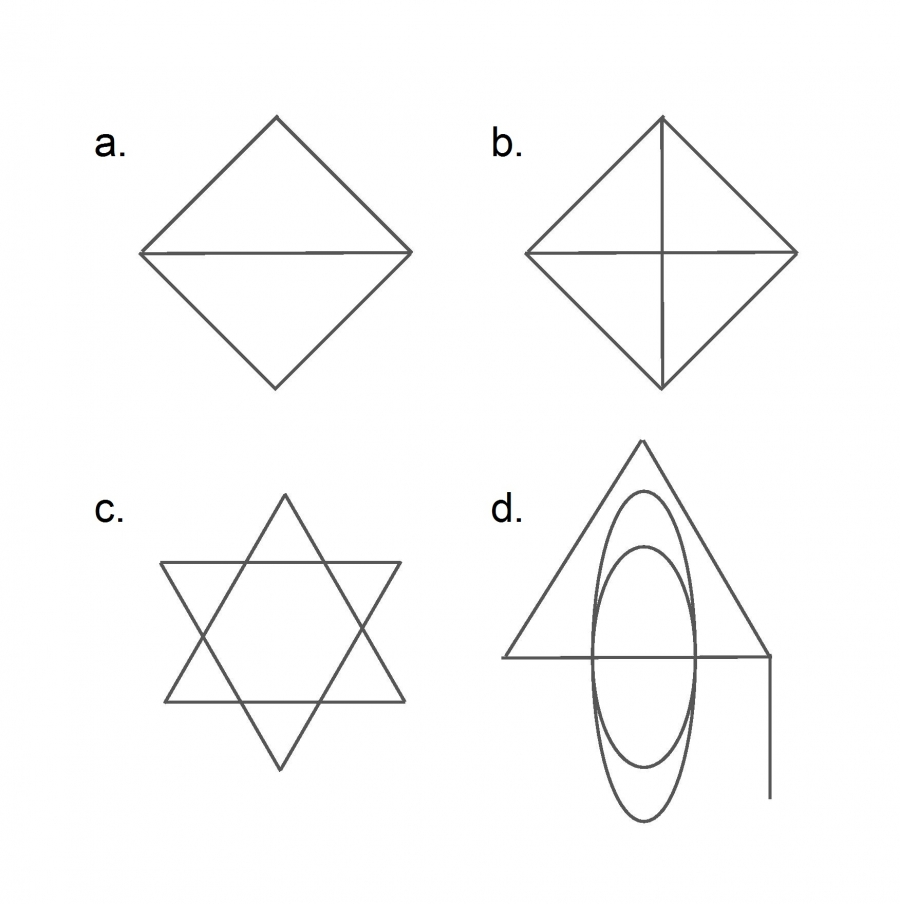
#> input picture Images/konigsproblem.jpeg, 900 x 904 px
$ jupyter execute --allow-errors Assignment1.ipynb   (shell and % lines are left out)
#> lines starting #> are read from the running program, lines starting #| are printed output that depends on the picture
#### Link to Github repository:
https://github.com/almafaz/CSSAssignments

# Computational Social Science 2022 - Assignment 1
#### by Alma Fazlagic (s194271), Natasha Norsker (s194270) & Simone von Mehren (s190739)

# Part 1: Datasets for Computational Social Science

_Ten characteristics of Big Data._ Consider the dataset you have collected in Week 1, and think of the *10 characteristics of Big Data* from the book [Bit by Bit section 2.3](https://www.bitbybitbook.com/en/1st-ed/observing-behavior/characteristics/).
> * **Big**. How large is this data (approximately)? Could you collect the same amount of information via surveys?
> * **Always-on**. Can you keep collecting data over time?
> * **Non-reactive**. Is the dataset non-reactive?
> * **Incomplete**. Do you think the dataset captures entirely the unfolding of events leading to the GME stock rise in price?
> * **Inaccessible**. Is the data accessible?
> * **Non-representative**. Do you think that the conclusions we will draw by analyzing this dataset are specific to the GME events? Or could they instead help us understand social phenomena more in general? If yes, which phenomena could you think of? Of not, what are the aspects that make this dataset non-representative?
> * **Drifting**. Is there any source of *drift* in this dataset (within the period observed)?
> * **Algorithmically confounded**. Is the dataset algorithmically confounded? If yes, why?
> * **Dirty**. What aspect may make this dataset *dirty*?
> * **Sensitive**. Is there any sensitive information in the data?

- The data set is big - it has 14715 posts from 9375 different authors. It would be expensive to collect the same amount of information via surveys - especially while keeping a time aspect in the data as well.
- The data set is always on in the respect that people can keep commenting and posting over time and you can collect these new comments over time by changing the time period you are collecting over. The data set therefore consists of longitudinal data. However, some of the comments has been deleted over time resulting in some loss of data.
- The data set is non-reactive since people are not aware that the data is being used to answer any social science questions and our research will therefore not result in changed behavior in the same way as a survey could have. We are not interfering with the data, but there could still be a social desirability bias since we are getting our data from a forum where people might want to represent themselves as being knowledgeable in investments as well as 'fitting in' by being pro GME investments.
- The data set is incomplete. There has been a lot of discourse on the subject outside of the reddit threads. For instance in the news and in youtube videos. There has also been political talk about changing the laws around driving up stock prices by planning investments, which has lead to some investment sites banning the sales of GME stocks. If we want to answer the question "*Is the activity on wallstreetbet related to the price of the GME stock?*" we might not get the full picture without knowing the additional discourse from other forums and the restrictions on GME sales from investment platforms and all the information we need is not necessarily captured in the data.
- The data is accessible to the general public
- The data comes from a very niche group of people in a forum that has a specific theme (GMEs). It is therefore a very well-defined population and the users in this group are more heavily invested in the Gamestop stocks than we can expect the entire population to be. The data is non-representative for the larger population and for questions like; "*How positive are people in general about Gamestop stocks??*", but it is suited for research questions acknowledging the niche population like; "*How did Reddit users sentiment on Gamestop Stocks change over time?*"
- There is algorithmic counfounding in the dataset, since it is taken from Reddit and they have algorithms that enforces specific behaviour on the site that might not be naturally occurring.
- There is a drift in the population using the subreddit. The subreddit saw a major spike in users around January 2021 as the GME stocks became main-stream news and the subreddit got many-fold the amount of followers it had had until then. The image below shows the evolution of followers over time (taken from https://subredditstats.com/r/wallstreetbets). We cannot assume that the population from January 2021 and March 2020 is the same, because the population has expanded in a volatile way between the time periods. There might be system drift stemming from Reddit changing their systems during 2020 and 2021, however, we are unsure how to determine if the system has changed in a way that directly affects our research question.
- In terms of dirtyness in the data, the text needs to be cleaned up to understand it. It also takes a lot of processing to get the comments linked to the posts.
- In terms of sensitivity, peoples opinions on GMEs might be somewhat sensitive since it can be controversial, but all of the data is publically displayed online where you can easily find it, so the users commenting knows this and the data is not any more sensitive than comments on other forums.

[cell 1]
from IPython.display import Image
Image('Images/subscribers.png')

## Part 2: activity on Reddit and GME prices

Consider the following datasets:
 * the *GME market data*, that you can download from [here](https://finance.yahoo.com/quote/GME/history/).
 * the dataset you downloaded in Week1, Exercise 2. We will refer to this as the _comments dataset_.

> _Part 2.1 : Plotting prices and comments using line-graphs._
> 1. Plot the daily volume of the GME stock over time using the _GME market data_. On top of the daily data, plot the rolling average, using a 7 days window (you can use the function [``pd.rolling``](https://pandas.pydata.org/pandas-docs/stable/reference/api/pandas.DataFrame.rolling.html)). Use a [log-scale on the y-axis](https://matplotlib.org/3.1.1/api/_as_gen/matplotlib.pyplot.yscale.html).
> 2. Now make a second plot where you plot the total number of comments on Reddit per day. Follow the same steps you followed in step 1.
> 3. What is the advantage of using the log-scale on the y-axis? What is the advantage of using a rolling-window?
> 3. Now take a minute to __look at these two figures__. Then write in a couple of lines: What are the three most important observations you can draw by looking at the figures?

[cell 2]
#import everything
import numpy as np
import pandas as pd
import datetime as dt
import matplotlib.dates as mdates
import matplotlib.pyplot as plt
import matplotlib as mpl
import networkx as nx
import netwulf as nw
from PIL import Image
from itertools import combinations
from scipy import stats

#> (a cell that did not finish here is left out)

#> (a cell that did not finish here is left out)

#> (a cell that did not finish here is left out)

#> (a cell that did not finish here is left out)

#> (a cell that did not finish here is left out)

[cell 8]
#set up plotting:
def setup_mpl():
    mpl.rcParams["font.family"] = "Helvetica Neue"
    mpl.rcParams["lines.linewidth"] = 1

setup_mpl()

myFmt = mdates.DateFormatter("%b %Y")

#> (a cell that did not finish here is left out)

- 3. The volume of comments and the volume has a large range **(ranging from .. to .. for the comments dataset and .. to .. for the GME stock volume)**. Using a log scale on the y-axis lets us display the data in a compact manner making it easier to visually compare the data over the different months.  The advantage of using a weekly rolling window is smoothing out the data in order to see a larger trend.
- 4. Firstly, the GME stock prices and the comments value seem to follow a similar trend with a higher volume of comments corresponding to an increase in GME stock traded. Secondly, looking at the daily data, and not the rolling average, it can be seen that both of the data sets are volatile on a daily level, meaning that a rolling average makes sense to use. Thirdly we see an upwards going trend especially after September 2020.

> _Part 2.2: Returns vs number of comments using scatter-plots_.
> In this part of the assignment, we will look at the association between GME market indicators and the volume of comments on Reddit.
> 1. Compute the daily log-returns as ``np.log(Close_price(t)/Close_price(t-1))``, where ``Close_price(t)`` is the Close Price of GME on day t. You can use the function [pd.Series.shift](https://pandas.pydata.org/pandas-docs/stable/reference/api/pandas.Series.shift.html). Working with log-returns instead of regular returns is a standard thing to do in economics, if you are interested in why, check out [this blog post](https://quantivity.wordpress.com/2011/02/21/why-log-returns/).
> 2. Compute the daily log-change in number of new comments as ``np.log(comments(t)/comments(t-1))`` where ``comments(t)`` is the number of comments on day t.
> 3. Compute the correlation coefficient (find the formula in the Data Visualization book, section 12.2) between the series computed in step 1 and step 2 (note that you need to first remove days without any comments from the time-series). Is the correlation statistically significant?
> 4. Make a [scatter plot](https://matplotlib.org/api/_as_gen/matplotlib.pyplot.scatter.html) of the daily log-return on investment for the GME stock against the daily log-change in number of comments. Color the markers for 2020 and 2021 in different colors, and make the marker size proportional to the Close price.
> 5. Now take a minute to __look at the figure you just prepared__. Then write in a couple of lines: What are the three most salient observations you can draw by looking at it?
> 6. Based on the exploratory data visualization in Exercises 2 and 3, what can you conclude on the research question: *Is the activity on wallstreetbet related to the price of the GME stock?*

#> (a cell that did not finish here is left out)

#> (a cell that did not finish here is left out)

#> (a cell that did not finish here is left out)

#> (a cell that did not finish here is left out)

#> (a cell that did not finish here is left out)

#  Part 3: Exercises using the `NetworkX` library

> Solve the following exercises from your [Network Science book](http://networksciencebook.com).
> * Go to Section 2.12: [Homework](http://networksciencebook.com/chapter/2#homework2), then
>     * Write the solution for exercise 2.1 (the 'Königsberg Problem') from NS in your notebook.
>     * Solve exercise 2.3 ('Graph representation') from NS using NetworkX in your notebook. (You don't have to solve the last sub-question about cycles of length 4).
>     * Solve exercise 2.5 ('Bipartite Networks') from NS using NetworkX in your notebook.

### Exercise 2.1 - Königsberg Problem

[cell 15]
from PIL import Image
image = Image.open('Images/konigsproblem.jpeg')
#> image is the input picture: PIL image 900x904 RGB; mean R, G, B 250.3, 250.3, 250.3
image.resize((300,300))
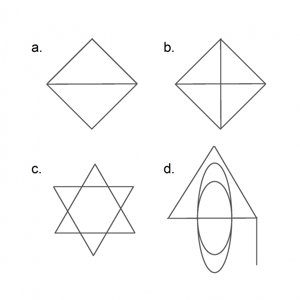
#> Out: PIL image 300x300 RGB; mean R, G, B 250.3, 250.3, 250.3

#### Which of the icons in Image 2.19 can be drawn without raising your pencil from the paper, and without drawing any line more than once? Why?
>
> For the above mentioned to be satifies, the graph can have only one starting and one end node. Furthermore the graph must have no more than two nodes with an odd number of links. Therefore in order to determine which of icons in Image 2.17 can be drawn in the specified way, we simply check whether more than two nodes have an odd degree.
>
> In (a) we have two nodes with degree 3 and two nodes with degree 2.
> In (b) we have four nodes with degree 3 and one node with degree 4.
> In (c) six nodes with degree 2 and six nodes with degree 4.
> In (d) one node with degree 1, two nodes with degree 2, one node with degree 3 and two nodes with degree 6.
>
> Based on this, we conclude that (a), (c) and (d) can be drawn in the specified way, as they all have at most two nodes with an odd value of degree

### Exercise 2.3 - Graph Representation

[cell 16]
# Constructing the graphs in Image 2.20

#Constructing the graphs
G1_unsorted = nx.Graph()
G1_unsorted.add_edges_from([(1, 2), (1, 4), (1,3), (1,6), (2,3), (2,4), (3,6)])
G1_unsorted.add_node(5)

#sort nodes
G1 = nx.Graph()
G1.add_nodes_from(sorted(G1_unsorted.nodes(data=True)))
G1.add_edges_from(G1_unsorted.edges(data=True))


G2_unsorted = nx.DiGraph()
G2_unsorted.add_edges_from([(1, 2), (2, 3), (2,4), (2,4), (3,1), (3,2), (4,1), (6,3)])
G2_unsorted.add_node(5)

G2 = nx.Graph()
G2.add_nodes_from(sorted(G2_unsorted.nodes(data=True)))
G2.add_edges_from(G2_unsorted.edges(data=True))

#> (the rest of this cell did not finish here and is left out)

### (a) The corresponding adjacency matrices

[cell 17]
# A1: Undirected graph
A1 = nx.adjacency_matrix(G1)
print("Graph 1: \nAdjancency matrix \n", A1.todense(),"\n")

print("Link list:",G1.edges(),"\n")

# A2: Directed gaph
A2 = nx.adjacency_matrix(G2)
print("Graph 2: \nAdjacency matrix\n", A2.todense(),"\n")
print("Link list:", G2.edges())

### (b) The average clustering coefficient of the network

[cell 18]
print(f"Average clustering coefficent of graph 1:\n{nx.average_clustering(G1):.3}")

### (c) If you switch the labels of nodes 5 and 6 in graph 1, how does that move change the adjacency matrix? And the link list?

[cell 19]
mapping={5:6, 6:5}
G1_new_unsort=nx.relabel_nodes(G1,mapping)

G1_new = nx.Graph()
G1_new.add_nodes_from(sorted(G1_new_unsort.nodes(data=True)))
G1_new.add_edges_from(G1_new_unsort.edges(data=True))

A1 = nx.adjacency_matrix(G1)
print("Graph 1: \nAdjancency matrix \n", A1.todense(),"\n")
print("Link list:",G1.edges(),"\n")

A1_new = nx.adjacency_matrix(G1_new)
print("Graph 1 with node 5 and 6 switched: \nAdjancency matrix \n", A1_new.todense(),"\n")
print("Link list:",G1_new.edges(),"\n")

> All nodes that were previously linked to node 6 are now linked to node 5 instead. This can be seen from both the adjacency list and the link list fx the link between (1,6) has been replaced by (1,5) and the same applies to (3,6) being replaced by (3,5)

### (d) What kind of information can you not infer from the link list representation of the network, that you can infer from the adjacency matrix?
>
> The adjacency matrix is the suitable choice of graph representation, if you want to distinguish between an undirected graph from a directed one.
Looking at the adjacency matrices and link lists for graph 1 and 2 for example, we can see that the link lists are exactly the same. The adjacency matrix, however, is symmetric for graph 1 as it is undirected, whereas the adjacency list for graph 2 is asymmetric as it is directed.

### (e) In the (a) network, how many paths (with possible repetition of nodes and links) of length 3 exist starting from node 1 and ending at node 3? And in (b)?

[cell 20]
# paths in graph 1
print("The possible paths in graph (a) from node 1 to 3 with a max. length of 3 is:")
for path in nx.all_simple_paths(G1, source=1, target=3, cutoff=3):
    if len(path)==3:
        print(path)

# paths in graph 2
print("\nThe possible paths in graph (b) from node 1 to 3 with a max. length of 3 is:")
for path in nx.all_simple_paths(G2, source=1, target=3, cutoff=3):
    if len(path)==3:
        print(path)

> In graph (a) two paths exist, whereas only 1 path is possible in the directed graph (b).

### Exercise 2.5 - Bipartite Networks

[cell 21]
from networkx.algorithms import bipartite

[cell 22]
# Construction of bipartite graph from Image 2.21 in book

B_unsort = nx.Graph()
# Add nodes with the node attribute "bipartite"
B_unsort.add_nodes_from(range(1,7), bipartite=0)
B_unsort.add_nodes_from(range(7,12), bipartite=1)

# Add edges only between nodes of opposite node sets
B_unsort.add_edges_from([(1, 7), (2, 9), (3, 7), (3, 8), (3, 9),
                  (4, 9),(4, 10), (5, 9), (5, 11), (6,11)])

B = nx.Graph()
B.add_nodes_from(sorted(B_unsort.nodes(data=True)))
B.add_edges_from(B_unsort.edges(data=True))

# Bipartite sets
bottom_nodes, top_nodes = bipartite.sets(B)

color_map = []
for node in B:
    if node < 7:
        color_map.append('purple')
    else:
        color_map.append('green')


nx.draw_networkx(
    B,
    pos = nx.drawing.layout.bipartite_layout(B, bottom_nodes),node_color=color_map)
#> (this line was passed over: IPython is not available in this run)
